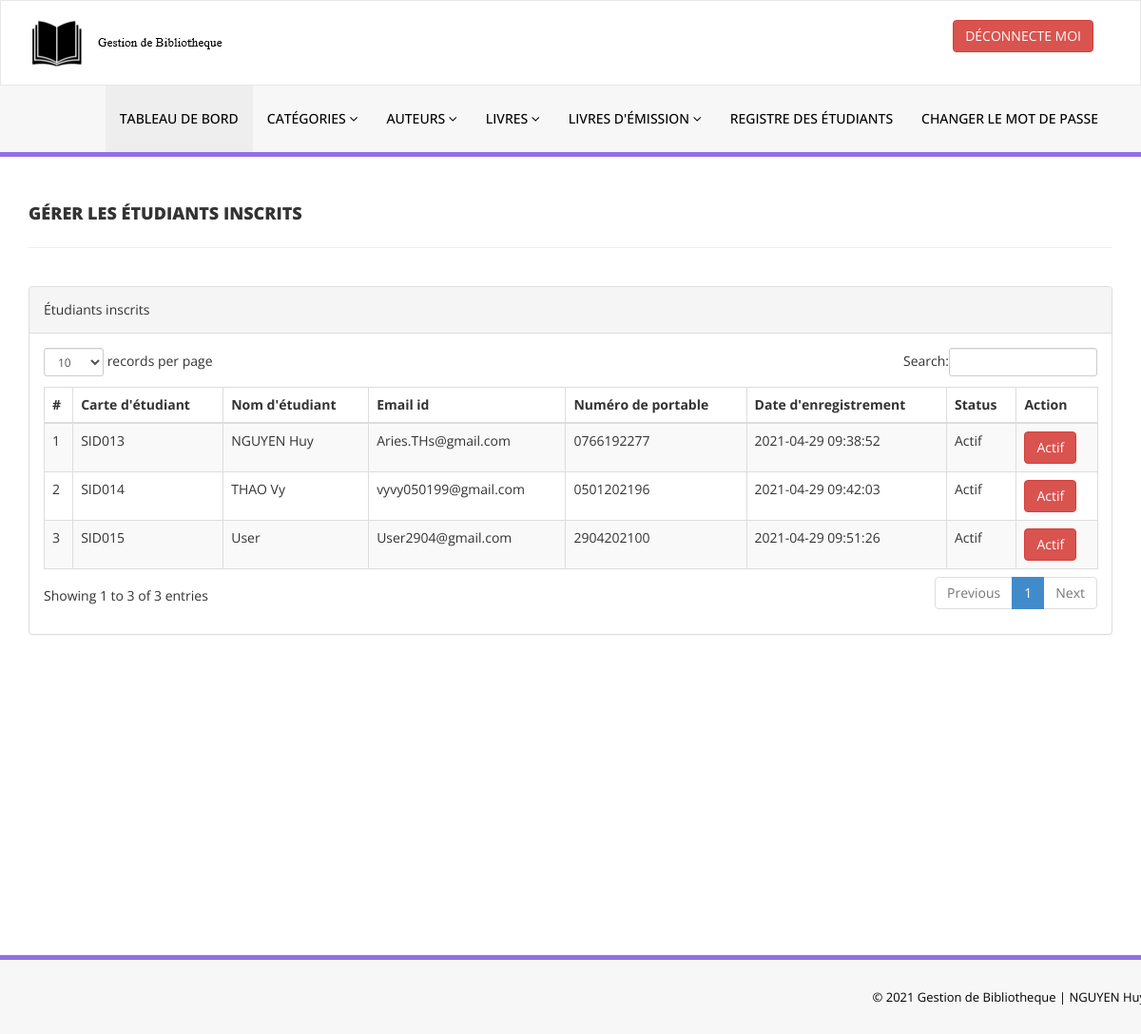
The page /library/admin/reg-students.php (signed in) on the database its author committed.
### tables this page shows
CREATE TABLE `tblstudents` (
  `id` int(11) NOT NULL,
  `StudentId` varchar(100) DEFAULT NULL,
  `FullName` varchar(120) DEFAULT NULL,
  `EmailId` varchar(120) DEFAULT NULL,
  `MobileNumber` char(11) DEFAULT NULL,
  `Password` varchar(120) DEFAULT NULL,
  `Status` int(1) DEFAULT NULL,
  `RegDate` timestamp NULL DEFAULT current_timestamp(),
  `UpdationDate` timestamp NULL DEFAULT NULL ON UPDATE current_timestamp()
);

### library/admin/reg-students.php (the view, shortened to what this page needs)
<?php
include('includes/config.php');
if(strlen($_SESSION['alogin'])==0)
    {
header('location:index.php');
}
else{
    ?>
<!DOCTYPE html>
<html xmlns="http://www.w3.org/1999/xhtml">
<head>
    <link href="assets/css/bootstrap.css" rel="stylesheet" />
    <link href="assets/css/font-awesome.css" rel="stylesheet" />
    <link href="assets/js/dataTables/dataTables.bootstrap.css" rel="stylesheet" />
    <link href="assets/css/style.css" rel="stylesheet" />
</head>
<body>
<?php include('includes/header.php');?>
    <div class="content-wrapper">
         <div class="container">
        <div class="row pad-botm">
            <div class="col-md-12">
                <h4 class="header-line">Gérer les étudiants inscrits</h4>
    </div>
        </div>
            <div class="row">
                <div class="col-md-12">
                    <div class="panel panel-default">
                        <div class="panel-heading">
                        Étudiants inscrits
                        </div>
                        <div class="panel-body">
                            <div class="table-responsive">
                                <table class="table table-striped table-bordered table-hover" id="dataTables-example">
                                    <thead>
                                        <tr>
                                            <th>#</th>
                                            <th>Carte d'étudiant</th>
                                            <th>Nom d'étudiant</th>
                                            <th>Email id </th>
                                            <th>Numéro de portable</th>
                                            <th>Date d'enregistrement</th>
                                            <th>Status</th>
                                            <th>Action</th>
                                        </tr>
                                    </thead>
                                    <tbody>
<?php $sql = "SELECT * from tblstudents";
$query = $dbh -> prepare($sql);
$query->execute();
$results=$query->fetchAll(PDO::FETCH_OBJ);
$cnt=1;
if($query->rowCount() > 0)
{
foreach($results as $result)
{               ?>
                                        <tr class="odd gradeX">
                                            <td class="center"><?php echo htmlentities($cnt);?></td>
                                            <td class="center"><?php echo htmlentities($result->StudentId);?></td>
                                            <td class="center"><?php echo htmlentities($result->FullName);?></td>
                                            <td class="center"><?php echo htmlentities($result->EmailId);?></td>
                                            <td class="center"><?php echo htmlentities($result->MobileNumber);?></td>
                                             <td class="center"><?php echo htmlentities($result->RegDate);?></td>
                                            <td class="center"><?php if($result->Status==0)
                                            {
                                                echo htmlentities("Blocked");
                                            } else {
                                            echo htmlentities("Actif");
}
                                            ?></td>
                                            <td class="center">
<?php if($result->Status==1)
 {?>
<a href="reg-students.php?inid=<?php echo htmlentities($result->id);?>" onclick="return confirm('Voulez-vous vraiment bloquer cet élève?');"" >  <button class="btn btn-danger">Actif</button>
<?php } else {?>
                                            <a href="reg-students.php?id=<?php echo htmlentities($result->id);?>" onclick="return confirm('Voulez-vous vraiment activer cet élève?');""><button class="btn btn-primary"> Inactif</button>
                                            <?php } ?>
                                            </td>
                                        </tr>
 <?php $cnt=$cnt+1;}} ?>
                                    </tbody>
                                </table>
                            </div>
                        </div>
                    </div>
                </div>
            </div>
    </div>
    </div>
  <?php include('includes/footer.php');?>
</body>
</html>
<?php } ?>

### library/admin/assets/css/style.css (style rules this page uses)
.content-wrapper { margin-top: 40px; min-height:800px; padding-bottom:90px; }
.header-line { font-weight:900; padding-bottom:25px; border-bottom:1px solid #eeeeee; text-transform:uppercase; }
.pad-botm { padding-bottom:30px; }

### rows shown on the page
tblstudents: StudentId "SID013", FullName "NGUYEN Huy", EmailId "Aries.THs@gmail.com", MobileNumber "0766192277", RegDate "2021-04-29 09:38:52"
tblstudents: StudentId "SID014", FullName "THAO Vy", EmailId "vyvy050199@gmail.com", MobileNumber "0501202196", RegDate "2021-04-29 09:42:03"
tblstudents: StudentId "SID015", FullName "User", EmailId "User2904@gmail.com", MobileNumber "2904202100", RegDate "2021-04-29 09:51:26"
